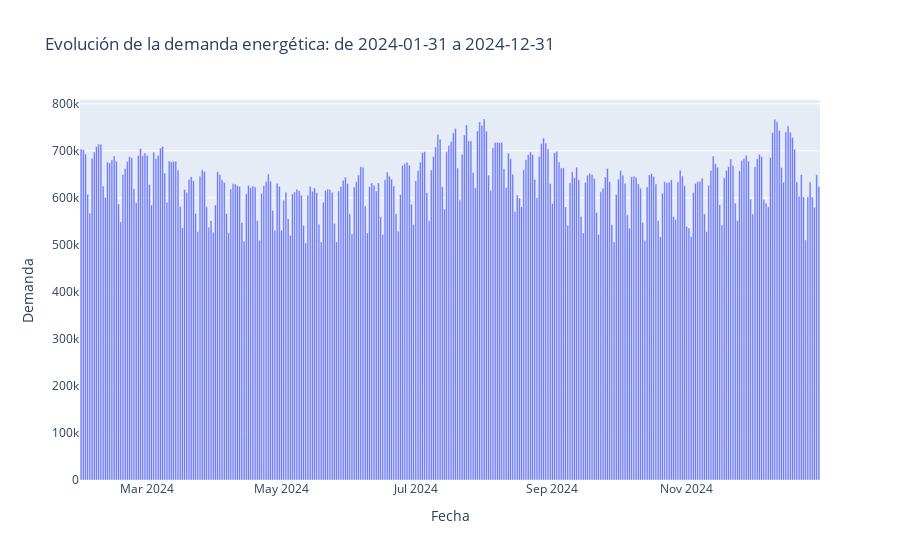

The cell this chart's notebook holds for it:
### Markdown cell above
- Una vez se tienen los datos en las tablas se procede a representar gráficamente.

### Code cell
draw(df_demanda, 'bar', y='value', title=f'Evolución de la demanda energética: de {start_date} a {end_date}', name_y='Demanda')

### Figure 1 — Plotly figure (JSON) as saved in the notebook; plotly's stock layout.template omitted (floating-point values rounded to 4 significant figures; data arrays with more than 128 entries replaced by an {"elided": "..."} marker saying what was removed)
{"data": [{"hovertemplate": "Fecha=%{x}<br>Demanda=%{y}<extra></extra>", "legendgroup": "", "marker": {"color": "#636efa", "pattern": {"shape": ""}}, "name": "", "orientation": "v", "showlegend": false, "textposition": "auto", "type": "bar", "x": {"elided": "336 str values"}, "xaxis": "x", "y": {"elided": "336 float values"}, "yaxis": "y"}], "layout": {"barmode": "relative", "legend": {"tracegroupgap": 0}, "title": {"text": "Evolución de la demanda energética: de 2024-01-31 a 2024-12-31"}, "xaxis": {"anchor": "y", "domain": [0, 1], "title": {"text": "Fecha"}}, "yaxis": {"anchor": "x", "domain": [0, 1], "title": {"text": "Demanda"}}}}
